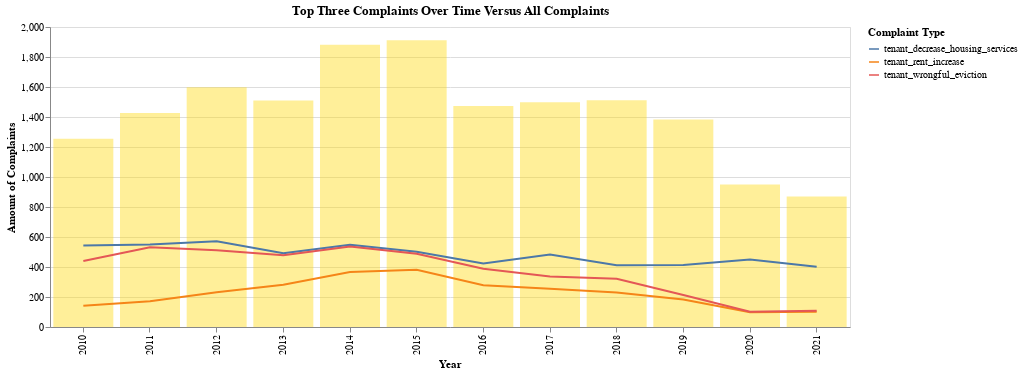

The notebook cell saved with this chart:
### Markdown cell above
#### This chart is helpful, but I think it will be even more helpful to see how these three complaints changed over time along with the trend of all complaints, which I showed earlier in the pop_years_chart. 

The below cell demonstrates how to create a layered chart in altair. I copied my code for the chart under question one (pop_years_chart) and named it 'base,' since it will be the background chart. Next, I copied my code for the chart immediately above this text (most_pop_by_year) and named it 'second_layer,' since it will be in the foreground. 

I combine the two charts using the alt.layer() function.

### Code cell
base = alt.Chart(pop_years).encode(
    x=alt.X('year:O', title='Year'),
    y=alt.Y('petition_id', title='Amount of Complaints')
)

second_layer = alt.Chart(most_pop_by_year).encode(
    x=alt.X('year:O', title='Year'),
    y=alt.Y('petition_id', title='Amount of Complaints'),
    color=alt.Color('reason', title='Complaint Type'),
    tooltip=['year', 'petition_id', 'reason']
)

alt.layer(
    base.mark_bar().encode(),
    second_layer.mark_line().encode()
).properties(
    title='Top Three Complaints Over Time Versus All Complaints',
    width=800,
    height=300
).configure_bar(
    opacity=0.4,
    color='gold'
)

### Figure 1 — Vega-Lite specification as saved in the notebook (floating-point values rounded to 4 significant figures)
{"config": {"view": {"continuousWidth": 400, "continuousHeight": 300}, "bar": {"color": "gold", "opacity": 0.4}}, "layer": [{"data": {"name": "data-e97dc8909c02f9f7f4f2437734eff36a"}, "mark": "bar", "encoding": {"x": {"field": "year", "title": "Year", "type": "ordinal"}, "y": {"field": "petition_id", "title": "Amount of Complaints", "type": "quantitative"}}}, {"data": {"name": "data-326aa0f42b37dcda5a5d8b1208b8c8c6"}, "mark": "line", "encoding": {"color": {"field": "reason", "title": "Complaint Type", "type": "nominal"}, "tooltip": [{"field": "year", "type": "quantitative"}, {"field": "petition_id", "type": "quantitative"}, {"field": "reason", "type": "nominal"}], "x": {"field": "year", "title": "Year", "type": "ordinal"}, "y": {"field": "petition_id", "title": "Amount of Complaints", "type": "quantitative"}}}], "height": 300, "title": "Top Three Complaints Over Time Versus All Complaints", "width": 800, "$schema": "https://vega.github.io/schema/vega-lite/v4.17.0.json", "datasets": {"data-e97dc8909c02f9f7f4f2437734eff36a": [{"year": 2015, "petition_id": 1912}, {"year": 2014, "petition_id": 1881}, {"year": 2012, "petition_id": 1598}, {"year": 2018, "petition_id": 1511}, {"year": 2013, "petition_id": 1510}, {"year": 2017, "petition_id": 1499}, {"year": 2016, "petition_id": 1473}, {"year": 2011, "petition_id": 1427}, {"year": 2019, "petition_id": 1383}, {"year": 2010, "petition_id": 1255}, {"year": 2020, "petition_id": 950}, {"year": 2021, "petition_id": 870}], "data-326aa0f42b37dcda5a5d8b1208b8c8c6": [{"reason": "tenant_decrease_housing_services", "year": 2010, "petition_id": 543}, {"reason": "tenant_decrease_housing_services", "year": 2011, "petition_id": 550}, {"reason": "tenant_decrease_housing_services", "year": 2012, "petition_id": 571}, {"reason": "tenant_decrease_housing_services", "year": 2013, "petition_id": 491}, {"reason": "tenant_decrease_housing_services", "year": 2014, "petition_id": 549}, {"reason": "tenant_decrease_housing_services", "year": 2015, "petition_id": 501}, {"reason": "tenant_decrease_housing_services", "year": 2016, "petition_id": 424}, {"reason": "tenant_decrease_housing_services", "year": 2017, "petition_id": 483}, {"reason": "tenant_decrease_housing_services", "year": 2018, "petition_id": 412}, {"reason": "tenant_decrease_housing_services", "year": 2019, "petition_id": 414}, {"reason": "tenant_decrease_housing_services", "year": 2020, "petition_id": 450}, {"reason": "tenant_decrease_housing_services", "year": 2021, "petition_id": 401}, {"reason": "tenant_rent_increase", "year": 2010, "petition_id": 142}, {"reason": "tenant_rent_increase", "year": 2011, "petition_id": 171}, {"reason": "tenant_rent_increase", "year": 2012, "petition_id": 232}, {"reason": "tenant_rent_increase", "year": 2013, "petition_id": 282}, {"reason": "tenant_rent_increase", "year": 2014, "petition_id": 367}, {"reason": "tenant_rent_increase", "year": 2015, "petition_id": 382}, {"reason": "tenant_rent_increase", "year": 2016, "petition_id": 278}, {"reason": "tenant_rent_increase", "year": 2017, "petition_id": 255}, {"reason": "tenant_rent_increase", "year": 2018, "petition_id": 230}, {"reason": "tenant_rent_increase", "year": 2019, "petition_id": 184}, {"reason": "tenant_rent_increase", "year": 2020, "petition_id": 98}, {"reason": "tenant_rent_increase", "year": 2021, "petition_id": 102}, {"reason": "tenant_wrongful_eviction", "year": 2010, "petition_id": 440}, {"reason": "tenant_wrongful_eviction", "year": 2011, "petition_id": 532}, {"reason": "tenant_wrongful_eviction", "year": 2012, "petition_id": 512}, {"reason": "tenant_wrongful_eviction", "year": 2013, "petition_id": 478}, {"reason": "tenant_wrongful_eviction", "year": 2014, "petition_id": 536}, {"reason": "tenant_wrongful_eviction", "year": 2015, "petition_id": 489}, {"reason": "tenant_wrongful_eviction", "year": 2016, "petition_id": 389}, {"reason": "tenant_wrongful_eviction", "year": 2017, "petition_id": 336}, {"reason": "tenant_wrongful_eviction", "year": 2018, "petition_id": 322}, {"reason": "tenant_wrongful_eviction", "year": 2019, "petition_id": 213}, {"reason": "tenant_wrongful_eviction", "year": 2020, "petition_id": 102}, {"reason": "tenant_wrongful_eviction", "year": 2021, "petition_id": 108}]}}
